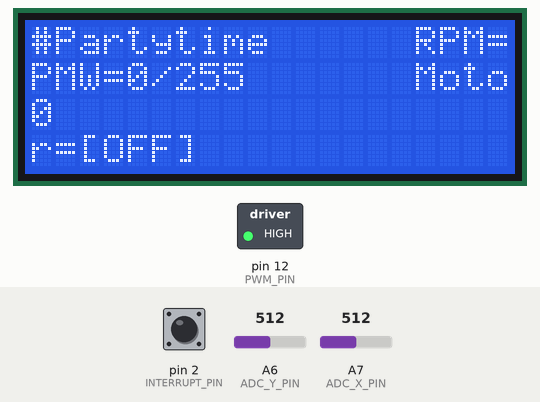
Simulated run of this sketch. Board: Arduino Nano, built with avr-gcc and run on an emulated ATmega328P. Shown: 20×4 character LCD, switched loads named in the sketch (green lamp = pin HIGH). The test bench sets the inputs (shaded band); at power-on: A7 (ADC_X_PIN) = 512, pin 2 (INTERRUPT_PIN) LOW, A6 (ADC_Y_PIN) = 512. What the sketch prints to the serial monitor is not drawn.

Above: at 1.2 s.
1.3 s: A7 (ADC_X_PIN) set to 306
At 1.47 s:
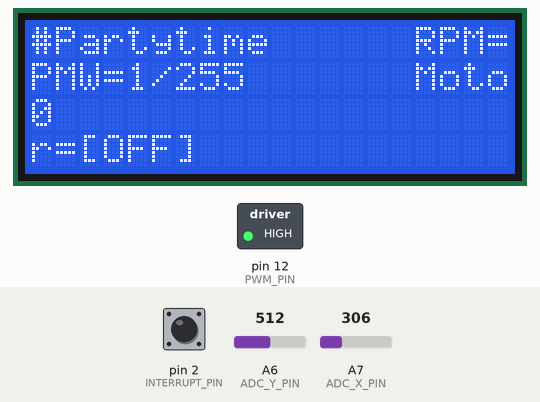
2.8 s: A7 (ADC_X_PIN) set to 190
At 3.0 s:
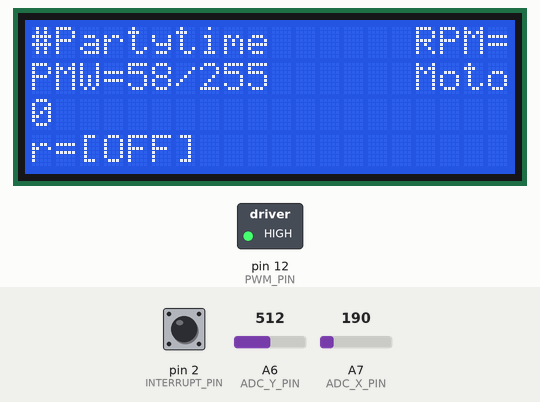
4.3 s: A7 (ADC_X_PIN) set to 511
At 5.4 s:
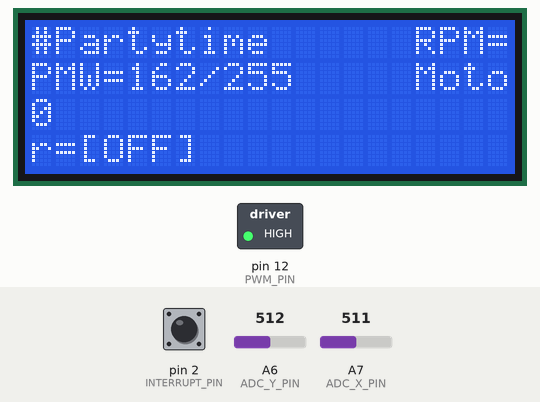
Timing chart, 0 to 7.3 s (numbered marks = the images above; inputs shaded):
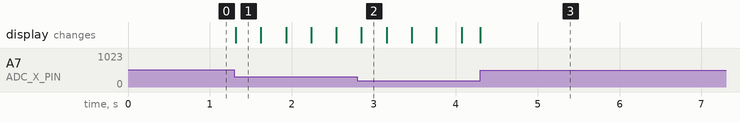

The sketch:

Spincoater.ino
```cpp
/*
 *****************************************************************************
 * Project: Spincoater 1v0
 * Description: Fan Controller with Display
 * Usage for: generation of thin films
 * Board: Arduino Nano
 * Hardware: 4x20 Character Display, Joystick, PWM Input, PWM Output
 * Date: 02.072.2021
 *
 * Revision History:
 * 02.07.2021: Derivative from Enceladus 2v0
 * 06.04.2023: Update to clean Display & Adding Timer for Spincoating Time
 * Programmmer: Jan Enenkel
 ******************************************************************************
*/

/*
 *****************************************************************************
 * Copyright by Jan Enenkel  - JankeyTec GmbH                                *
 * All rights are reserved.                                                  *
 *                                                                           *
 * IMPORTANT - PLEASE READ CAREFULLY BEFORE COPYING, INSTALLING OR USING     *
 * THE SOFTWARE.                                                             *
 *                                                                           *
 * THIS SOFTWARE IS PROVIDED BY THE COPYRIGHT HOLDERS AND CONTRIBUTORS       *
 * "AS IS" AND ANY EXPRESS OR IMPLIED WARRANTIES, INCLUDING, BUT NOT         *
 * LIMITED TO, THE IMPLIED WARRANTIES OF MERCHANTABILITY AND FITNESS         *
 * FOR A PARTICULAR PURPOSE ARE DISCLAIMED. IN NO EVENT SHALL THE COPYRIGHT  *
 * OWNER OR CONTRIBUTORS BE LIABLE FOR ANY DIRECT, INDIRECT, INCIDENTAL,     *
 * SPECIAL, EXEMPLARY, OR CONSEQUENTIAL DAMAGES (INCLUDING, BUT NOT          *
 * LIMITED TO, PROCUREMENT OF SUBSTITUTE GOODS OR SERVICES; LOSS OF USE,     *
 * DATA, OR PROFITS; OR BUSINESS INTERRUPTION) HOWEVER CAUSED AND ON ANY     *
 * THEORY OF LIABILITY, WHETHER IN CONTRACT, STRICT LIABILITY, OR TORT       *
 * (INCLUDING NEGLIGENCE OR OTHERWISE) ARISING IN ANY WAY OUT OF THE USE     *
 * OF THIS SOFTWARE, EVEN IF ADVISED OF THE POSSIBILITY OF SUCH DAMAGE.      *
 *****************************************************************************
 */

#include <LiquidCrystal.h>

// DEFINTION OF DIGITAL PINS for Display
#define DISP_RS 4
#define DISP_E 5
#define DISP_D4 6
#define DISP_D5 7
#define DISP_D6 8
#define DISP_D7 9

#define MY_IDENTITY "Spincoater1"

// I/O DEFINITIONS for the Joystick
int ADC_X_PIN = A7;
int ADC_Y_PIN = A6;
#define JOYSTICK_BUTTON 1
#define ON_OFF_BUTTON 0
#define PWM_PIN 12
#define INTERRUPT_PIN 2

// Create a Display
LiquidCrystal lcd(DISP_RS, DISP_E, DISP_D4, DISP_D5, DISP_D6, DISP_D7);


///////////////////////////////////////////////////////////////
//////////////////// GLOBAL VARIABLES /////////////////////////
///////////////////////////////////////////////////////////////

// General Usecase String for UART Feedback
char string[100];

// 4x20 Character Display Strings
String TopString;           // Display Top String
String JoyString;           // Joystick Parameters
String PositionString;
String StateString;
long startingTimeStamp = 0;

bool Mutex = false;

#define JOYSTICK_X_SPACING 15
#define JOYSTICK_Y_SPACING 15
// Joystick Position & Button State
int joystick_x_pos = 0;
int joystick_y_pos = 0;
int JoystickButtonState = 0;
int OnOffButtonState = 0;
int JoystickValueX = 0;           // Absolut Intensitiy how much the joystick to
int JoystickDirectionX = 0;           // Absolut Intensitiy how much the joystick to
int JoystickValueY = 0;           // Absolut Intensitiy how much the joystick to
int JoystickDirectionY = 0;           // Absolut Intensitiy how much the joystick to
bool JoyStickButtonEvent = false;
bool OnOffButtonEvent = false;
int LastJoystickButtonState = 1;
int LastOnOffButtonState = 1;

int RPMValue = 0;


// Inputs from the Motorposition
int Timer1DelayRegisterPreloadValue = 65300;              //

#define TIMESTAMPMAX 50
unsigned long TimeStamps[TIMESTAMPMAX];
unsigned char TimeStampCounter = 0;


// UART Interface Variables
const byte numChars = 96;
char receivedChars[numChars];   // an array to store the received data
char tempChars[numChars];
bool newData = false;

int LocalPWM = 0;
int SetPWM = 0;
bool PWMOn = false;
bool tik = false;


int TP[50];
int TP_Index = 0;

int TP_Filter( int Eingangswert )
{
  TP[TP_Index]=Eingangswert;

  TP_Index++;
  if(TP_Index>=50)
  TP_Index=0;

  int i = 0;
  long Ruckgabewert = 0;
    for(i=0;i<50;i++)
      Ruckgabewert+=TP[i];
  return Ruckgabewert/50;
}


///////////////////////////////////////////
// Initialize the IC
///////////////////////////////////////////

void rising()
{
  if(Mutex==false)
  {
      if(TimeStampCounter<=TIMESTAMPMAX-1)
      {
        TimeStamps[TimeStampCounter] = micros();
        TimeStampCounter++;
      }
  }
}

long getTimeStampDifference()
{
  Mutex = true;
  unsigned char i = 0;
  unsigned long temp = 0;
  unsigned long delta = 0;

  if(TimeStampCounter<=1)
  {
    Mutex = false;
    return 0;
  }

  for( i = 0; i < (TimeStampCounter-1); i++)
  {
    delta = TimeStamps[i+1]-TimeStamps[i];
    temp += delta;
  }

  temp = temp/(TimeStampCounter-1);
  TimeStampCounter=0;

  Mutex = false;
  return temp;
}

void setup() {
  // I/Os
  // Display
  pinMode(DISP_RS, OUTPUT);
  pinMode(DISP_E, OUTPUT);
  pinMode(DISP_D4, OUTPUT);
  pinMode(DISP_D5, OUTPUT);
  pinMode(DISP_D6, OUTPUT);
  pinMode(DISP_D7, OUTPUT);

  pinMode(JOYSTICK_BUTTON, INPUT_PULLUP);
  pinMode(ON_OFF_BUTTON, INPUT_PULLUP);
  pinMode(INTERRUPT_PIN, INPUT);
  pinMode(PWM_PIN, OUTPUT);
  digitalWrite(PWM_PIN, HIGH);

  // Initialize Serial Interface
  Serial.begin(57600);

  lcd.begin(20, 4);
  lcd.clear();

  // Configure Timer!
  noInterrupts();           // disable all interrupts
  TCCR1A = 0;
  TCCR1B = 0;

  TCNT1 = Timer1DelayRegisterPreloadValue;            // preload timer 65536-16MHz/256/2Hz
  TCCR1B |= (1 << CS11);    // no 8 prescaler --> 0.5 us per clock
  TIMSK1 |= (1 << TOIE1);   // enable timer overflow interrupt
  interrupts();             // enable all interrupts          // enable all interrupts

  attachInterrupt(digitalPinToInterrupt(2), rising , RISING );

  TopString = String("#Partytime");
  Serial.println("Spincoater 1v0");
  Serial.println(TopString);
}


// Step function gets called with the Timer speed.
void Step()
{
  if(PWMOn==true)
  {
      if(tik==true)
      {
        Timer1DelayRegisterPreloadValue = 65275+(250-SetPWM);
        digitalWrite(PWM_PIN, HIGH);
      }
      else
      {
        Timer1DelayRegisterPreloadValue = 65280+SetPWM;
        digitalWrite(PWM_PIN, LOW);
      }

      tik = !tik;
  }
  else
    digitalWrite(PWM_PIN, HIGH);
}


/////////////////////////////////////
// TIMER1_OVF_vect
// Interrupt Servie Routine
// for Timer1 --> Triggers one Step
/////////////////////////////////////
ISR(TIMER1_OVF_vect)
{
  TCNT1 = Timer1DelayRegisterPreloadValue;
  Step();
}

//////////////////////////////////////////////
// ProcessInputs
//////////////////////////////////////////////

void ProcessInputs()
{
      // GET INPUTS from Joystick & Motorpositions
     joystick_x_pos = analogRead(ADC_X_PIN);
     joystick_y_pos = analogRead(ADC_Y_PIN);
     JoystickButtonState = digitalRead(JOYSTICK_BUTTON);
     OnOffButtonState    = digitalRead(ON_OFF_BUTTON);

     if( (LastJoystickButtonState==1) && (JoystickButtonState==0) )
     {

     }

     if( (LastOnOffButtonState==1) && (OnOffButtonState==0) )     // We have a button pressed Event!
     {
        if(PWMOn)     // Turning Off!!!
        {
            PWMOn = false;
            Timer1DelayRegisterPreloadValue = 65300;
        }
        else        // Turning On!
        {
        startingTimeStamp = millis();
        PWMOn = true;
        digitalWrite(PWM_PIN, LOW);
        }
     }

      LastJoystickButtonState = JoystickButtonState;
      LastOnOffButtonState = OnOffButtonState;

      // To avoid very slow moving because of Joystick Error
      int joystickValue = map(joystick_x_pos , 0 , 1023 , 100 , -100 );
      if( (joystickValue>10) || (joystickValue<-10) )
      {
        LocalPWM += joystickValue/30;

        if(LocalPWM>255)
          LocalPWM = 255;
        if(LocalPWM<0)
          LocalPWM = 0;
      }
}

void DisplayParameters()
{
   unsigned long DeltaTime = getTimeStampDifference();
   RPMValue = 30000000/DeltaTime;
   if(RPMValue<200)
     RPMValue = 0;

    SetPWM = LocalPWM;
    JoyString = String("PMW=") + String(SetPWM) + String("/255   ");
    int FilteredRPMValue = (int)TP_Filter(RPMValue);
    PositionString = String("RPM=") + String(FilteredRPMValue) + String("   ");

    if(PWMOn)
    {
      StateString = String("Motor=[ON]  ");
      TopString = String("T=") + String((millis()-startingTimeStamp)/1000) + String("[s]    ");
    }
    else
    {
      StateString = String( "Motor=[OFF]  ");
      TopString = String("#Partytime   ");
    }

    lcd.setCursor(0, 0); lcd.print(TopString.c_str());
    lcd.setCursor(0, 1); lcd.print(JoyString.c_str());
    lcd.setCursor(-4, 2); lcd.print(PositionString.c_str());
    lcd.setCursor(-4, 3); lcd.print(StateString.c_str());
}


void loop()
{
    ProcessInputs();
    DisplayParameters();

    delay(20);
}
```

Measured:
- after the input at 1.3 s, the display: changes at once (image 1)
